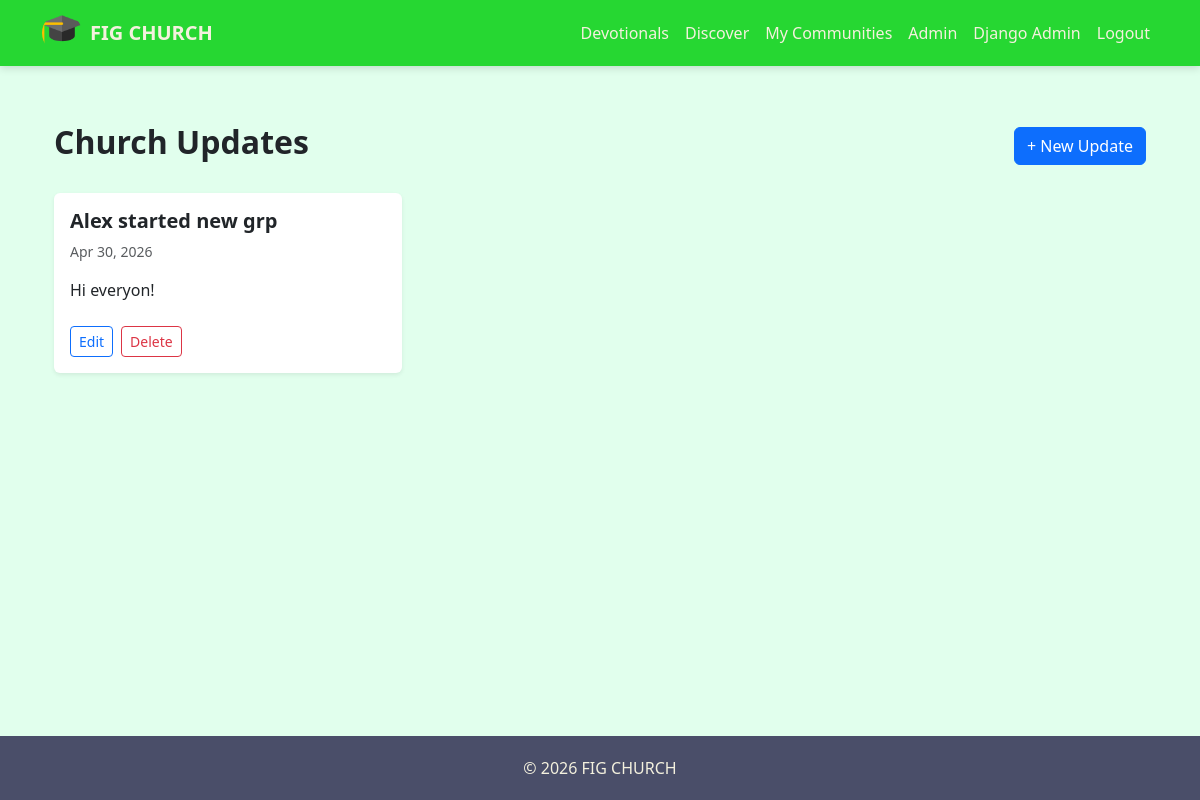
/org/updates/ (signed in), run on the app's committed database.
### accounts/models.py (models this page shows, shortened)
class Organization(models.Model):
    name = models.CharField(max_length=255)
    slug = models.SlugField(
        unique=True,
        blank=True
    )
    join_code = models.CharField(
        max_length=12,
        unique=True,
        blank=True
    )
    display_name = models.CharField(
        max_length=255,
        blank=True,
        null=True
    )
    logo = models.ImageField(
        upload_to="org_logos/",
        blank=True,
        null=True
    )
    primary_color = models.CharField(
        max_length=20,
        blank=True,
        null=True,
        help_text="Hex color like #0d6efd"
    )
    is_active = models.BooleanField(default=False)
    created_at = models.DateTimeField(auto_now_add=True)
    updated_at = models.DateTimeField(auto_now=True)

### content/models.py (models this page shows, shortened)
class Update(models.Model):
    organization = models.ForeignKey(
        "accounts.Organization",
        on_delete=models.CASCADE,
        related_name="updates"
    )
    title = models.CharField(max_length=255)
    body = models.TextField()
    image = models.ImageField(
        upload_to="updates/",
        blank=True,
        null=True,
        validators=[validate_file_size]
    )
    is_published = models.BooleanField(default=True)
    created_at = models.DateTimeField(auto_now_add=True)
    updated_at = models.DateTimeField(auto_now=True)
    class Meta:
        ordering = ["-created_at"]

### org_admin/views.py (the view)
# urls.py: path("updates/", views.update_list, name="update_list"),
@login_required
def update_list(request):
    org = get_admin_org(request)
    if not org:
        return redirect("home")
    updates = Update.objects.filter(
        organization=org
    )
    return render(request, "org_admin/updates.html", {
        "updates": updates
    })
    return render(request, "org_admin/updates.html")

### accounts/context_processors.py (called while the page is built)
def org_admin_status(request):
    if not request.user.is_authenticated:
        return {"user_is_org_admin": False}
    return {
        "user_is_org_admin": OrganizationMember.objects.filter(
            user=request.user,
            is_admin=True,
            is_active=True
        ).exists()
    }

def active_organization(request):
    if not request.user.is_authenticated:
        return {}
    membership = OrganizationMember.objects.filter(
        user=request.user
    ).select_related("organization").first()
    return {
        "active_organization": membership.organization if membership else None
    }

### engagement/context_processors.py (called while the page is built)
def next_meeting(request):
    if not request.user.is_authenticated:
        return {}
    org = get_admin_org(request)
    if not org:
        return {}
    meeting = Meeting.objects.filter(
        group__organization=org,
        group__members__user=request.user,
        group__members__is_active=True,
        start_time__gte=timezone.now()
    ).select_related("group").order_by("start_time").first()
    return {
        "next_group_meeting": meeting
    }

def user_groups(request):
    if request.user.is_authenticated:
        groups = GroupMember.objects.filter(
            user=request.user,
            is_active=True
        ).select_related("group")
        return {"user_groups": [gm.group for gm in groups]}
    return {}

def pending_invitations(request):
    if not request.user.is_authenticated:
        return {}
    org = get_admin_org(request)
    if not org:
        return {
            "pending_invites": [],
            "pending_invites_count": 0
        }
    invites = GroupInvitation.objects.filter(
        invited_user=request.user,
        accepted=False,
        group__organization=org
    ).select_related("group")
    return {
        "pending_invites": invites,
        "pending_invites_count": invites.count()
    }

### org_admin/utils.py (called while the page is built)
def get_admin_org(request):
    if not request.user.is_authenticated:
        return None
    membership = OrganizationMember.objects.filter(
        user=request.user,
        is_admin=True,
        is_active=True
    ).select_related("organization").first()
    if membership:
        return membership.organization
    return None

### org_admin/templates/org_admin/updates.html (shortened to what this page needs)
{% extends "base.html" %}
{% block content %}
<div class="container py-4">
    <div class="d-flex justify-content-between align-items-center mb-4">
        <h2 class="fw-bold">Church Updates</h2>
        <a href="{% url 'org_admin:update_create' %}"
           class="btn btn-primary">
            + New Update
        </a>
    </div>
    {% if updates %}
        <div class="row g-4">
            {% for update in updates %}
            <div class="col-md-6 col-lg-4">
                <div class="card shadow-sm border-0 h-100">
                    <div class="card-body d-flex flex-column">
                        <h5 class="fw-bold">
                            {{ update.title }}
                        </h5>
                        <p class="text-muted small">
                            {{ update.created_at|date:"M d, Y" }}
                        </p>
                        <p class="mb-4">
                            {{ update.body|truncatechars:140 }}
                        </p>
                        <div class="mt-auto d-flex gap-2">
                            <a href="{% url 'org_admin:update_edit' update.id %}"
                               class="btn btn-outline-primary btn-sm">
                                Edit
                            </a>
                            <a href="{% url 'org_admin:update_delete' update.id %}"
                               class="btn btn-outline-danger btn-sm">
                                Delete
                            </a>
                        </div>
                    </div>
                </div>
            </div>
            {% endfor %}
        </div>
    {% else %}
        <div class="card p-4">
            <p class="text-muted mb-0">
                No updates yet.
            </p>
        </div>
    {% endif %}
</div>
{% endblock %}

### templates/base.html (shortened to what this page needs)
{% load static %}
<!DOCTYPE html>
<html lang="en">
<head>
    <link rel="stylesheet"
          href="https://cdn.jsdelivr.net/npm/bootstrap-icons@1.11.3/font/bootstrap-icons.min.css">
    <link rel="stylesheet"
          href="https://cdn.jsdelivr.net/npm/bootstrap@5.3.0/dist/css/bootstrap.min.css">
</head>
<body>
<nav class="navbar navbar-expand-lg fixed-top">
    <div class="container">
        <a class="navbar-brand d-flex align-items-center gap-2"
           href="{% url 'home' %}">
            {% if active_organization and active_organization.logo %}
                <img src="{{ active_organization.logo.url }}"
                     width="40"
                     height="40"
                     class="rounded-circle object-fit-cover"
                     alt="logo">
            {% else %}
                <img src="{% static 'images/figlogo.png' %}"
                     width="40"
                     height="40"
                     class="rounded-circle"
                     alt="logo">
            {% endif %}
            <span>
                {% if active_organization %}
                    {{ active_organization.display_name|default:active_organization.name }}
                {% else %}
                    Way of Faith Global
                {% endif %}
            </span>
        </a>
        <div class="collapse navbar-collapse" id="nav">
            <ul class="navbar-nav ms-auto">
                {% if user.is_authenticated %}
                <li class="nav-item">
                    <a class="nav-link" href="{% url 'devotional_archive' %}">
                        Devotionals
                    </a>
                </li>
                <li class="nav-item">
                    <a class="nav-link" href="{% url 'engagement:group_list' %}">
                        Discover
                    </a>
                </li>
                <li class="nav-item">
                    <a class="nav-link" href="{% url 'engagement:my_groups' %}">
                        My Communities
                    </a>
                </li>
                {% if user_is_org_admin %}
                <li class="nav-item">
                    <a class="nav-link" href="{% url 'org_admin:org_dashboard' %}">
                        Admin
                    </a>
                </li>
                {% endif %}
                {% if user.is_superuser %}
                <li class="nav-item">
                    <a class="nav-link" href="{% url 'admin:index' %}">
                        Django Admin
                    </a>
                </li>
                {% endif %}
                <li class="nav-item">
                    <form method="post" action="{% url 'logout' %}">
                        <button class="btn btn-link nav-link">
                            Logout
                        </button>
                    </form>
                </li>
                {% else %}
                <li class="nav-item">
                    <a class="nav-link" href="{% url 'login' %}">
                        Login
                    </a>
                </li>
                {% endif %}
            </ul>
        </div>
    </div>
</nav>
<main class="container mt-4">
    {% block content %}{% endblock %}
</main>
<footer class="footer">
    &copy; {% now "Y" %}
    {% if active_organization %}
        {{ active_organization.display_name|default:active_organization.name }}
    {% else %}
        Way of Faith Global
    {% endif %}
</footer>
</body>
</html>

### templates/base.html (style rules this page uses)
html, body { height: 100%; }
body { padding-top: 75px; background: #e1ffed; font-family: 'Segoe UI', sans-serif; display: flex; flex-direction: column; min-height: 100vh; }
main { flex: 1; }
.navbar { background: #26d732; box-shadow: 0 2px 8px rgba(0,0,0,.15); }
.navbar-brand span { color: #F4F1DE !important; font-weight: 600; }
.nav-link { color: #F4F1DE !important; }
.footer { background: #4A4E69; color: #F4F1DE; padding: 20px; text-align: center; }

### data on the page
Organization: logo (picture), display_name "FIG CHURCH"
Update: title "Alex started new grp", created_at "Apr 30, 2026", body "Hi everyon!"
